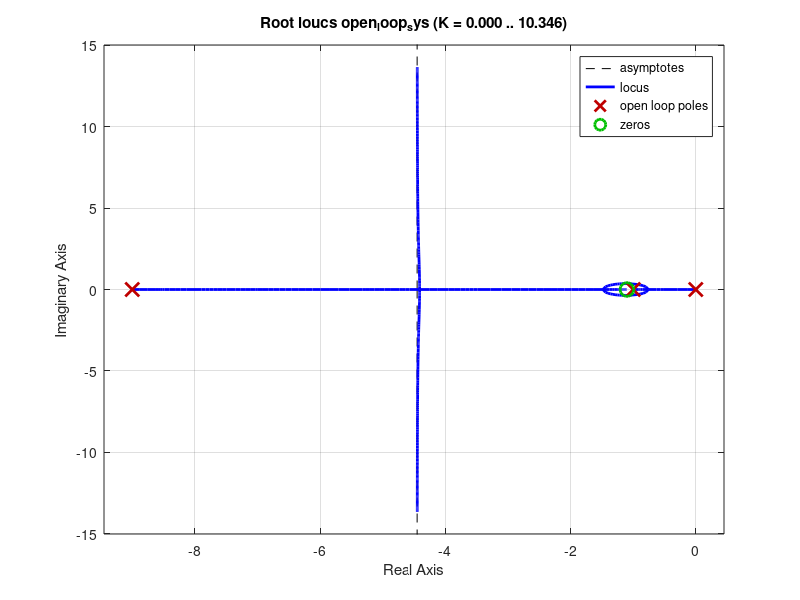
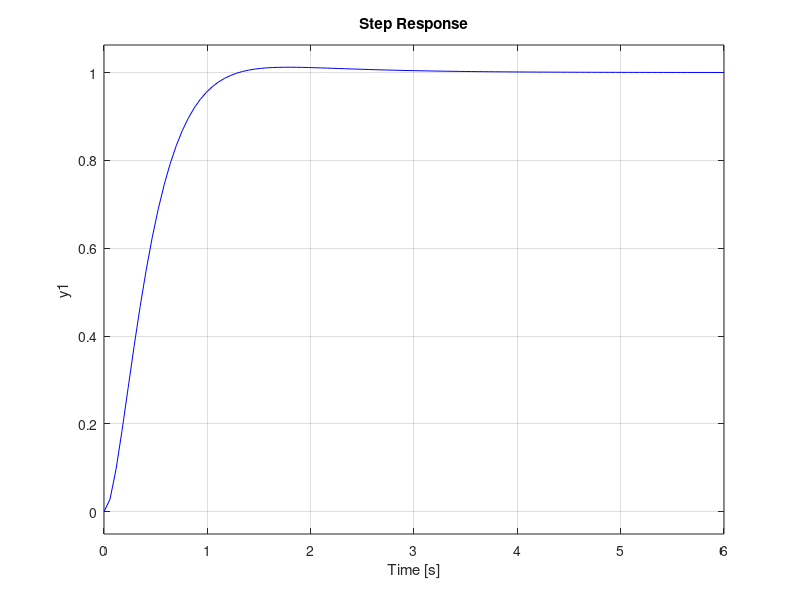

The MATLAB script that drew these images, in order: (Note: this script raises an error after producing the figures.)
close all;
clear all;

%% linear control PI

Gp = zpk([],[-1, -9], 10); %Gp(s) = 10 / (s+1)(s+9) 

Ki = 2.2;
Kp = 2; 

c = Ki/Kp; %mhdeniko
Gc = zpk(-c, 0, Kp); %Gc(s) = Kp(s+c) / s

open_loop_sys = Gp * Gc;
closed_loop_sys = feedback(open_loop_sys,1,-1);

figure();
rlocus(open_loop_sys); %?

figure();
step(closed_loop_sys, "blue");
hold on;
%xline(1.2);


%% Fuzzy PI Controller

FLC = readfis('FLC.fis');
figure();
gensurf(FLC)




